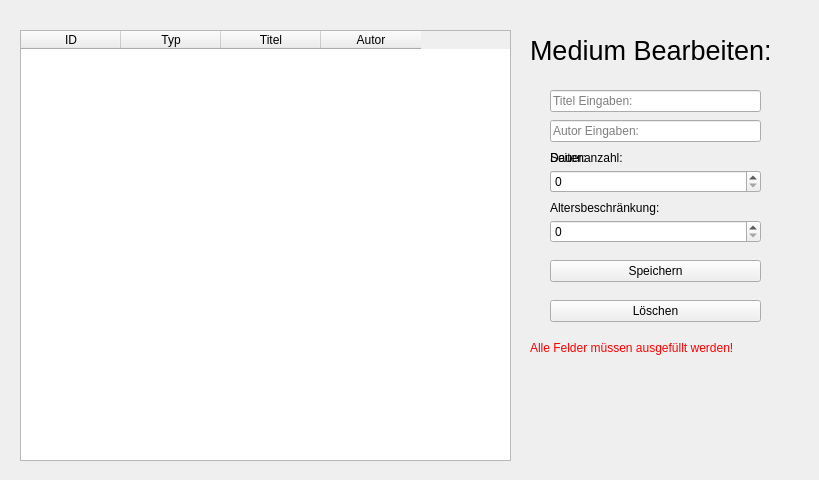
<?xml version="1.0" encoding="UTF-8"?>
<ui version="4.0">
 <class>Managemedias</class>
 <widget class="QWidget" name="Managemedias">
  <property name="geometry">
   <rect>
    <x>0</x>
    <y>0</y>
    <width>819</width>
    <height>480</height>
   </rect>
  </property>
  <property name="windowTitle">
   <string>Form</string>
  </property>
  <widget class="QTableWidget" name="tableWidgetMedia">
   <property name="geometry">
    <rect>
     <x>20</x>
     <y>30</y>
     <width>491</width>
     <height>431</height>
    </rect>
   </property>
   <property name="sortingEnabled">
    <bool>true</bool>
   </property>
   <column>
    <property name="text">
     <string>ID</string>
    </property>
   </column>
   <column>
    <property name="text">
     <string>Typ</string>
    </property>
   </column>
   <column>
    <property name="text">
     <string>Titel</string>
    </property>
   </column>
   <column>
    <property name="text">
     <string>Autor</string>
    </property>
   </column>
  </widget>
  <widget class="QLabel" name="labelMediumErstellen">
   <property name="geometry">
    <rect>
     <x>530</x>
     <y>40</y>
     <width>291</width>
     <height>21</height>
    </rect>
   </property>
   <property name="font">
    <font>
     <pointsize>20</pointsize>
    </font>
   </property>
   <property name="text">
    <string>Medium Bearbeiten:</string>
   </property>
  </widget>
  <widget class="QLabel" name="labelDauer">
   <property name="geometry">
    <rect>
     <x>550</x>
     <y>150</y>
     <width>101</width>
     <height>16</height>
    </rect>
   </property>
   <property name="text">
    <string>Dauer:</string>
   </property>
  </widget>
  <widget class="QLabel" name="labelSeitenanzahl">
   <property name="geometry">
    <rect>
     <x>550</x>
     <y>150</y>
     <width>101</width>
     <height>16</height>
    </rect>
   </property>
   <property name="text">
    <string>Seitenanzahl:</string>
   </property>
  </widget>
  <widget class="QPushButton" name="pushButtonSave">
   <property name="geometry">
    <rect>
     <x>550</x>
     <y>260</y>
     <width>211</width>
     <height>22</height>
    </rect>
   </property>
   <property name="text">
    <string>Speichern</string>
   </property>
  </widget>
  <widget class="QDoubleSpinBox" name="doubleSpinBoxDauer">
   <property name="geometry">
    <rect>
     <x>550</x>
     <y>170</y>
     <width>211</width>
     <height>23</height>
    </rect>
   </property>
   <property name="maximum">
    <double>214748364700.000000000000000</double>
   </property>
  </widget>
  <widget class="QSpinBox" name="spinBoxSeitenzahl">
   <property name="geometry">
    <rect>
     <x>550</x>
     <y>170</y>
     <width>211</width>
     <height>23</height>
    </rect>
   </property>
   <property name="minimum">
    <number>0</number>
   </property>
   <property name="maximum">
    <number>2147483647</number>
   </property>
  </widget>
  <widget class="QSpinBox" name="spinBoxAlter">
   <property name="geometry">
    <rect>
     <x>550</x>
     <y>220</y>
     <width>211</width>
     <height>23</height>
    </rect>
   </property>
  </widget>
  <widget class="QLineEdit" name="lineEditTitle">
   <property name="geometry">
    <rect>
     <x>550</x>
     <y>90</y>
     <width>211</width>
     <height>22</height>
    </rect>
   </property>
   <property name="toolTip">
    <string/>
   </property>
   <property name="statusTip">
    <string/>
   </property>
   <property name="inputMask">
    <string/>
   </property>
   <property name="placeholderText">
    <string>Titel Eingaben:</string>
   </property>
  </widget>
  <widget class="QLineEdit" name="lineEditAutor">
   <property name="geometry">
    <rect>
     <x>550</x>
     <y>120</y>
     <width>211</width>
     <height>22</height>
    </rect>
   </property>
   <property name="placeholderText">
    <string>Autor Eingaben:</string>
   </property>
  </widget>
  <widget class="QLabel" name="labelAlter">
   <property name="geometry">
    <rect>
     <x>550</x>
     <y>200</y>
     <width>161</width>
     <height>16</height>
    </rect>
   </property>
   <property name="text">
    <string>&lt;html&gt;&lt;head/&gt;&lt;body&gt;&lt;p&gt;Altersbeschränkung:&lt;/p&gt;&lt;/body&gt;&lt;/html&gt;</string>
   </property>
  </widget>
  <widget class="QLabel" name="labelAll">
   <property name="geometry">
    <rect>
     <x>530</x>
     <y>340</y>
     <width>271</width>
     <height>16</height>
    </rect>
   </property>
   <property name="text">
    <string>&lt;html&gt;&lt;head/&gt;&lt;body&gt;&lt;p&gt;&lt;span style=&quot; color:#ff0000;&quot;&gt;Alle Felder müssen ausgefüllt werden!&lt;/span&gt;&lt;/p&gt;&lt;/body&gt;&lt;/html&gt;</string>
   </property>
  </widget>
  <widget class="QPushButton" name="pushButtonDelete">
   <property name="geometry">
    <rect>
     <x>550</x>
     <y>300</y>
     <width>211</width>
     <height>22</height>
    </rect>
   </property>
   <property name="text">
    <string>Löschen</string>
   </property>
  </widget>
 </widget>
 <resources/>
 <connections/>
</ui>
